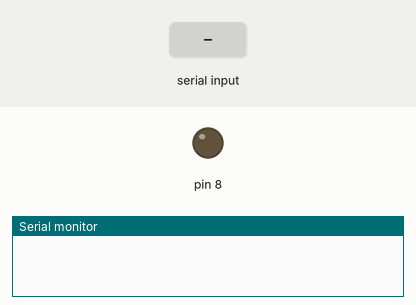
This sketch was run on a simulated Arduino Uno, built with avr-gcc and run on an emulated ATmega328P. On the bench: output pins drawn as LEDs (lit = HIGH), the last lines printed to the serial monitor. The inputs (shaded band) are chosen by the test bench.

Above: at 1.2 s.
1.3 s: byte 3 (3) received over Serial
At 2.0 s:
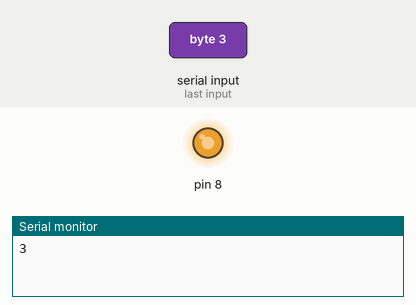
2.8 s: byte 2 (2) received over Serial
At 3.9 s:
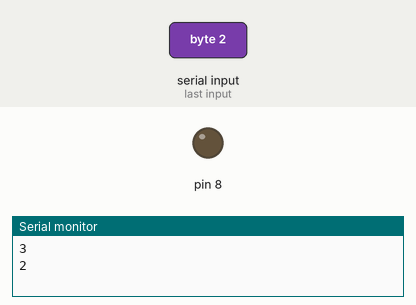
Timing chart, 0 to 5.8 s (numbered marks = the images above; inputs shaded):
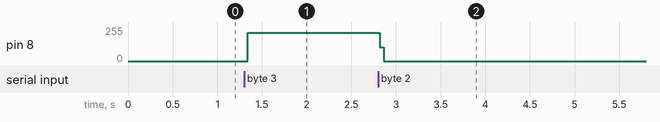

The sketch:

Bluetooth_Lamp.ino
```cpp
byte serialA;
int ledlevel=0;
void setup() {
  pinMode (8,OUTPUT);
  Serial.begin(9600);
}

void loop() {
  if (Serial.available ()>0) {
    serialA = Serial.read();
    Serial.println(serialA);
  }

  switch (serialA) {
    case 1: digitalWrite (8,1);
            ledlevel=255;
            break;
    case 2: digitalWrite (8,0);
            break;
    //jadi kalau diitung-itung nanti bakal ada 5 level brightness gitu
    case 3: ledlevel=ledlevel+51;
            if(ledlevel>255) ledlevel=0;
            digitalWrite (8,ledlevel);
            break;
    default: break;
  }
}
```

Measured:
- after the input at 1.3 s, pin 8: 0/255 → 213/255 at once
- after the input at 2.8 s, pin 8: 213/255 → 0/255 at once
